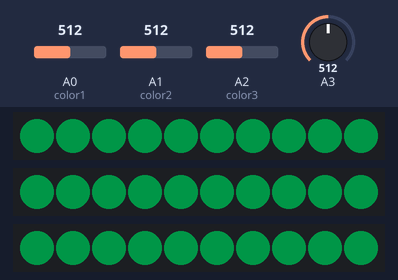
A sketch run on a simulated Arduino Uno, built with avr-gcc and run on an emulated ATmega328P. On the bench: 3 × 10 RGB LEDs in strip order, left to right. Inputs (shaded band) come from the test bench; at power-on: A0 (color1) = 512, A1 (color2) = 512, A2 (color3) = 512, A3 = 512. Dim RGB values are drawn brighter than linear; what the sketch prints to the serial monitor is not drawn.

Above: at 1.2 s.
1.3 s: A0 (color1) set to 716
At 1.8 s:
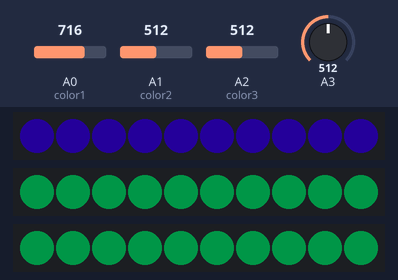
2.9 s: A1 (color2) set to 716
At 3.7 s:
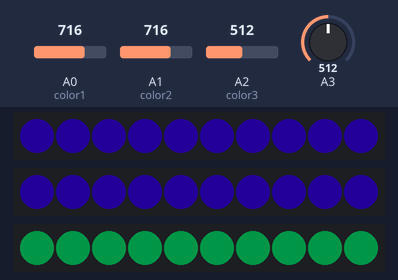
4.4 s: A2 (color3) set to 716
At 4.8 s:
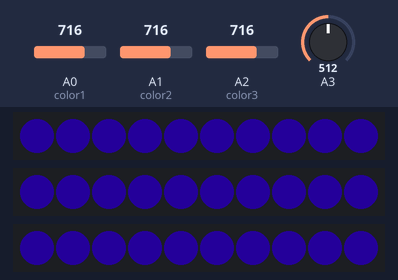
5.9 s: A3 set to 70
7.5 s: A3 set to 59
At 8.2 s:
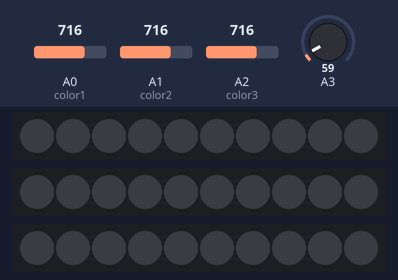
9.0 s: A3 set to 138
At 9.3 s:
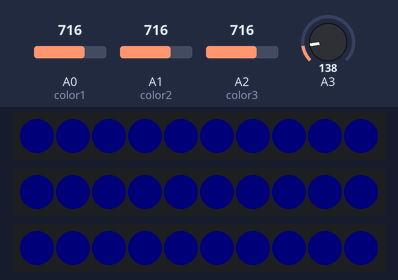
Timing chart, 0 to 11.5 s (numbered marks = the images above; inputs shaded):
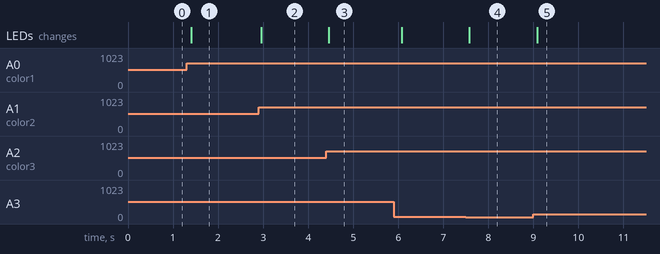

The sketch:

BrainShop.ino
```cpp
#include "FastLED.h"

#define NUM_LEDS 10
#define NUM_STRIPS 3
#define COLOR_ORDER RGB
#define MAX_BRIGHTNESS 128
#define MIN_BRIGHTNESS 32

#define FORWARD 0
#define BACKWARD 1
#define SLOW 250
#define MEDIUM 50
#define FAST 5

CRGB leds1[NUM_LEDS];
CRGB leds2[NUM_LEDS];
CRGB leds3[NUM_LEDS];

const int color1 = A0;
const int color2 = A1;
const int color3 = A2;

void setup() {

Serial.begin(9600);
  FastLED.addLeds<NEOPIXEL, 4>(leds1, NUM_LEDS);
  FastLED.addLeds<NEOPIXEL, 3>(leds2, NUM_LEDS);
  FastLED.addLeds<NEOPIXEL, 2>(leds3, NUM_LEDS);

  FastLED.setBrightness(MAX_BRIGHTNESS);
}


void loop() {

  int mappedValue = map(analogRead(A3), 0, 1023, 0, 255);


  for (int i = 0; i < NUM_LEDS; i++) {
    int mappedHue = map(analogRead(color1), 0, 1023, 0, 255);
    leds1[i] = CHSV(mappedHue, 255, mappedValue);
    FastLED.show();
  }

  for (int i = 0; i < NUM_LEDS; i++) {
    int mappedHue = map(analogRead(color2), 0, 1023, 0, 255);
    leds2[i] = CHSV(mappedHue, 255, mappedValue);
    FastLED.show();
  }

  for (int i = 0; i < NUM_LEDS; i++) {
    int mappedHue = map(analogRead(color3), 0, 1023, 0, 255);
    leds3[i] = CHSV(mappedHue, 255, mappedValue);
    FastLED.show();
  }


  int eval1 = analogRead(0);
  int emotion1 = map(eval1, 0, 1023, 0, 100);

  int eval2 = analogRead(1);
  int emotion2 = map(eval2, 0, 1023, 0, 100);

  int eval3 = analogRead(2);
  int emotion3 = map(eval3, 0, 1023, 0, 100);


  Serial.write(emotion1);
  Serial.write(emotion2);
  Serial.write(emotion3);


  delay(50); //be nice

}


//
//
//
//
//  //0  Purple (BACK)
//  if (sensorState0 == LOW) {
//    digitalWrite(solenoidPin0, LOW);
//    colorwipe0();
//  }
//
//  if (sensorState0 == HIGH) {
//    rainbow0();
//  }
//
//
//  //1 Blue
//  if (sensorState1 == LOW) {
//    digitalWrite(solenoidPin1, LOW);
//    colorwipe1();
//  }
//
//  if (sensorState1 == HIGH) {
//    rainbow1();
//  }
//
//
//
//  //2 Green
//  if (sensorState2 == LOW) {
//    digitalWrite(solenoidPin2, LOW);
//    colorwipe2();
//  }
//
//  if (sensorState2 == HIGH) {
//    rainbow2();
//  }
//
//
//  //3 Yellow
//
//  if (sensorState3 == LOW) {
//    digitalWrite(solenoidPin3, LOW);
//    colorwipe3();
//  }
//
//  if (sensorState3 == HIGH) {
//    rainbow3();
//  }
//
//  //4 Red (Front)
//
//  if (sensorState4 == LOW) {
//    digitalWrite(solenoidPin4, LOW);
//    colorwipe4();
//  }
//
//  if (sensorState4 == HIGH) {
//    rainbow4();
//  }
//
//  FastLED.show();
//
//}
//
//void rainbow0() {
//  // the moving rainbow
//  for (uint16_t i = 0; i < NUM_LEDS; i++) {
//    leds0[i] = CHSV((millis() / 4) - (i * 3), 255, 255);
//  }
//}
//
//void rainbow1() {
//  // the moving rainbow
//  for (uint16_t i = 0; i < NUM_LEDS; i++) {
//    leds1[i] = CHSV((millis() / 4) - (i * 3), 255, 255);
//  }
//}
//
//void rainbow2() {
//  // the moving rainbow
//  for (uint16_t i = 0; i < NUM_LEDS; i++) {
//    leds2[i] = CHSV((millis() / 4) - (i * 3), 255, 255);
//  }
//}
//
//void rainbow3() {
//  // the moving rainbow
//  for (uint16_t i = 0; i < NUM_LEDS; i++) {
//    leds3[i] = CHSV((millis() / 4) - (i * 3), 255, 255);
//  }
//}
//
//void rainbow4() {
//  // the moving rainbow
//  for (uint16_t i = 0; i < NUM_LEDS; i++) {
//    leds4[i] = CHSV((millis() / 4) - (i * 3), 255, 255);
//  }
//}
//
//
//
//// Wipes color from end to end
//void colorwipe0() {
//  for (uint16_t i = 0; i < NUM_LEDS; i++) {
//    uint8_t red = (millis() / 3) + (i * 5);
//    if (red > 128) red = 0;
//    leds0[i] = CRGB(255, 0, 255);
//  }
//}
//
//void colorwipe1() {
//  for (uint16_t i = 0; i < NUM_LEDS; i++) {
//    uint8_t red = (millis() / 3) + (i * 5);
//    if (red > 128) red = 0;
//    leds1[i] = CRGB(0,125,255);
//  }
//}
//
//void colorwipe2() {
//  for (uint16_t i = 0; i < NUM_LEDS; i++) {
//    uint8_t red = (millis() / 3) + (i * 5);
//    if (red > 128) red = 0;
//    leds2[i] = CRGB(0,255,0);
//  }
//}
//
//void colorwipe3() {
//  for (uint16_t i = 0; i < NUM_LEDS; i++) {
//    uint8_t red = (millis() / 3) + (i * 5);
//    if (red > 128) red = 0;
//    leds3[i] = CRGB(255,255,0);
//  }
//}
//
//void colorwipe4() {
//  for (uint16_t i = 0; i < NUM_LEDS; i++) {
//    uint8_t red = (millis() / 3) + (i * 5);
//    if (red > 128) red = 0;
//    leds4[i] = CRGB(255,0,0);
//  }
//}
//
//// Input a value 0 to 255 to get a color value.
//// The colours are a transition r - g - b - back to r.
//CRGB Wheel(byte WheelPos) {
//  if (WheelPos < 85) {
//    return CRGB(WheelPos * 3, 255 - WheelPos * 3, 0);
//  }
//  else if (WheelPos < 170) {
//    WheelPos -= 85;
//    return CRGB(255 - WheelPos * 3, 0, WheelPos * 3);
//  }
//  else {
//    WheelPos -= 170;
//    return CRGB(0, WheelPos * 3, 255 - WheelPos * 3);
//  }
//}
//
//CRGB randomColor() {
//  return Wheel(random(256));
//}
//
//
```

Measured:
- the behaviour switches between 65 and 64 on A3 (found by bisection; images 3 and 4)
- after the input at 1.3 s, the LEDs: change after 0.10 s (image 1)
- after the input at 2.9 s, the LEDs: change after 0.05 s (image 2)
- after the input at 4.4 s, the LEDs: change after 0.05 s (image 3)
- after the input at 7.5 s, the LEDs: change after 0.08 s (image 4)
- after the input at 9.0 s, the LEDs: change after 0.08 s (image 5)
